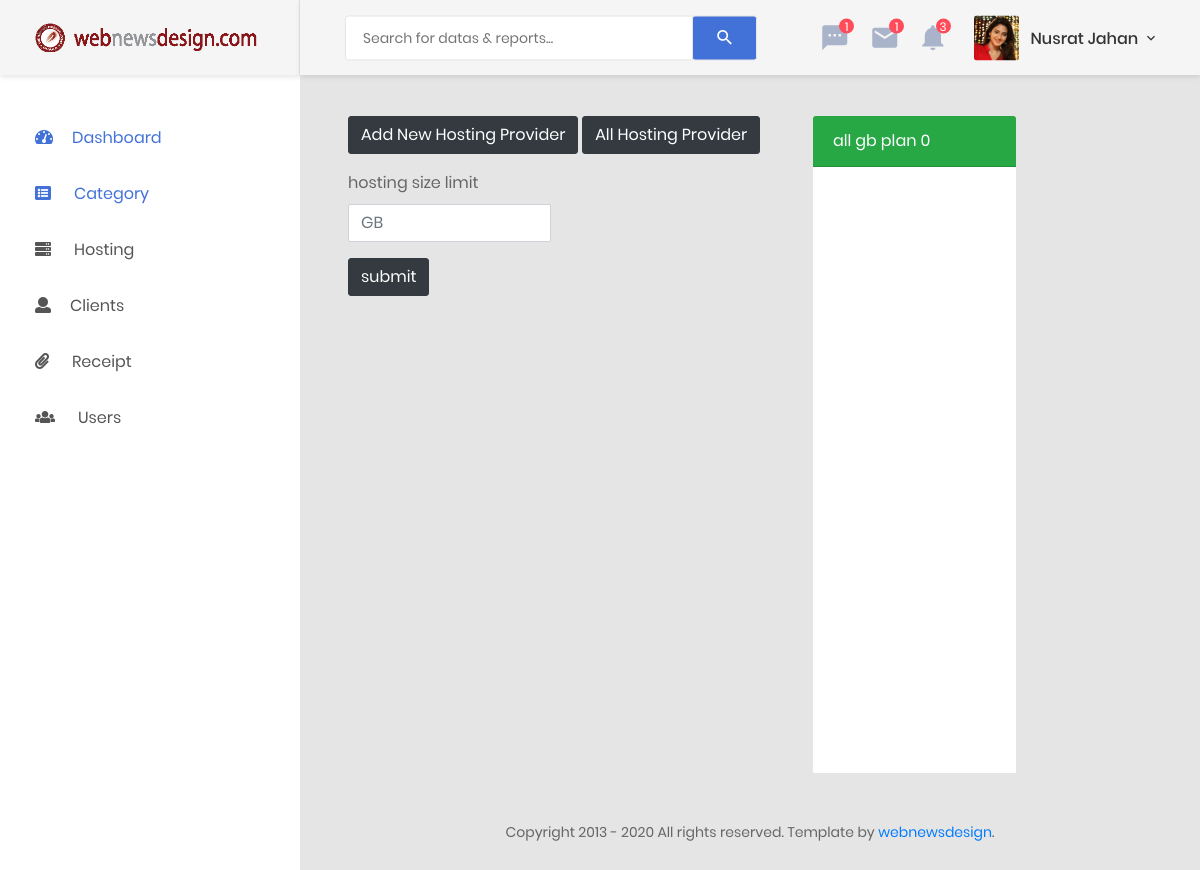
/hosting-size.php, run on an earlier commit of the app's database.
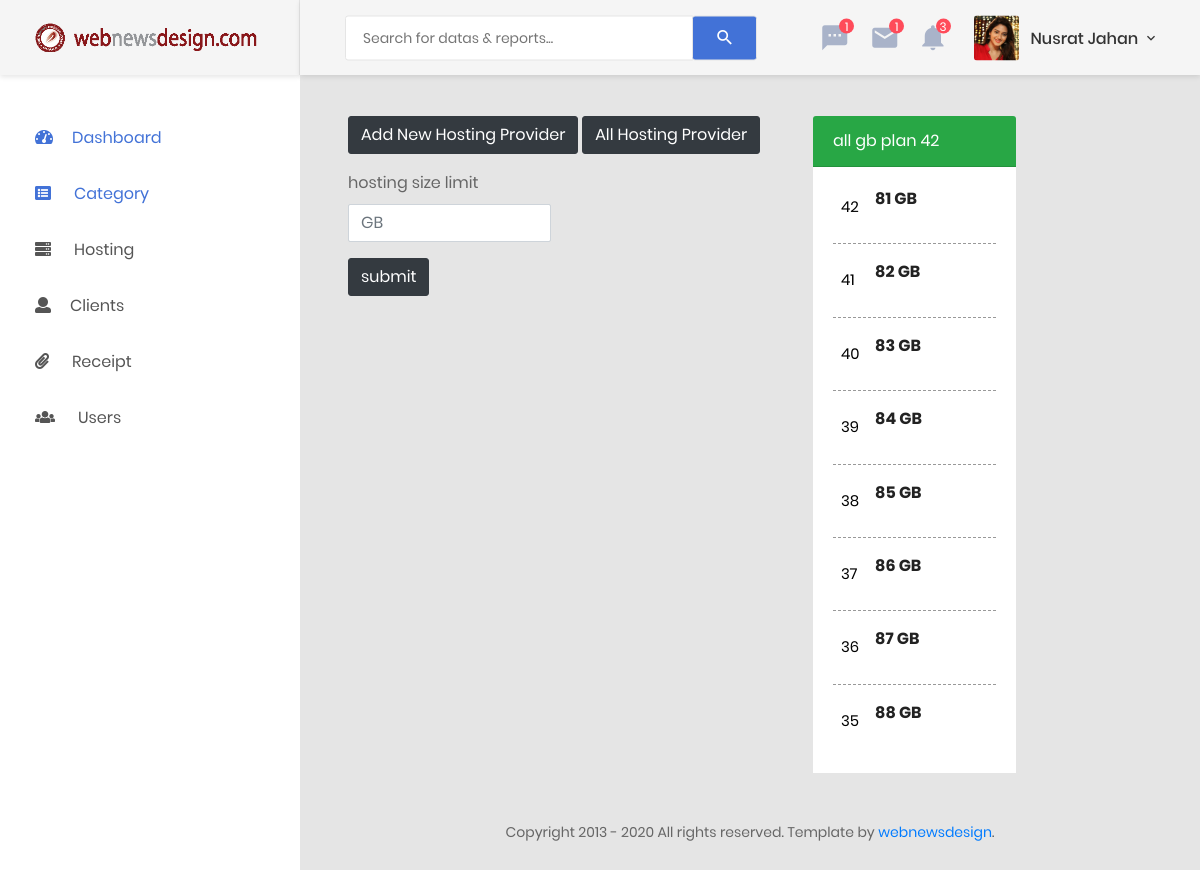
And on a later commit of the database.
### tables this page shows
CREATE TABLE `users` (
  `id` int(11) NOT NULL,
  `useremail` text NOT NULL,
  `password` varchar(100) NOT NULL,
  `yourname` varchar(100) NOT NULL,
  `photo` text NOT NULL
);

CREATE TABLE `hostingsize` (
  `id` int(11) NOT NULL,
  `hostingsizelimit` int(10) NOT NULL
);

### hosting-size.php (the view)
<?php
    include('header.php');
?>
<div class="main-content">
    <div class="row">
        <div class="col-md-6 ml-5">
            <?php include('add_hosting_provider.php') ?>
            <form action="insert-hosting-size.php" method="POST" enctype="multipart/form-data">
                <div class="row">
                    <div class="col-md-6">
                        <div class="form-group">
                            <label for="hostingsizelimit"> hosting size limit </label>
                            <input type="number" name="hostingsizelimit" id="hostingsizelimit" class="form-control" placeholder="GB" autofocus required="">
                        </div>
                    </div>
                </div>
                <input type="submit" value="submit" name ="submit" class="btn btn-dark">
            </form>
        </div>
        <?php
		    $sql ="SELECT count(id) as total FROM hostingsize ORDER BY id DESC ";
		    $result = $conn->query($sql);
		    $rows = mysqli_fetch_assoc($result);
		?>
		<div class="col-md-3">
		    <div class="card-header bg-success text-white">
		        <p> all gb plan <?php echo $rows['total'];?>  </p>
		    </div>
		    <div class="card-body bg-white">
		        <nav class="all-client">
		            <?php
		                $sql ="SELECT * FROM hostingsize ORDER BY id DESC ";
		                $result = $conn->query($sql);
		            ?>
		            <?php while ($rows = mysqli_fetch_assoc($result)) { ?>
		                <li>
		                  <a href="edit-hosting-size.php?id=<?php echo $rows['id'];?>">
		                      <span class="row p-0 m-0">
		                          <span class="col-md-2 p-2 m-0 sl">
		                              <p> <?php echo $rows['id']; ?> </p>
		                          </span>
		                          <div class="col-md-8 client-name">
		                              <h2> <?php echo $rows['hostingsizelimit'] .' GB' ; ?> </h2>
		                          </div>
		                      </span>
		                  </a>
		              </li>
		             <?php } ?>
		        </nav>
		    </div>
		</div>
    </div>
</div>
<?php
    include('footer.php');
?>

### head.php (shortened to what this page needs)
<!DOCTYPE html>
<html lang="en">
<head>
    <link href="css/font-face.css" rel="stylesheet" media="all">
    <link href="vendor/font-awesome-4.7/css/font-awesome.min.css" rel="stylesheet" media="all">
    <link href="vendor/font-awesome-5/css/fontawesome-all.min.css" rel="stylesheet" media="all">
    <link href="vendor/mdi-font/css/material-design-iconic-font.min.css" rel="stylesheet" media="all">
    <link href="vendor/bootstrap-4.1/bootstrap.min.css" rel="stylesheet" media="all">
    <link href="vendor/animsition/animsition.min.css" rel="stylesheet" media="all">
    <link href="vendor/bootstrap-progressbar/bootstrap-progressbar-3.3.4.min.css" rel="stylesheet" media="all">
    <link href="vendor/wow/animate.css" rel="stylesheet" media="all">
    <link href="vendor/css-hamburgers/hamburgers.min.css" rel="stylesheet" media="all">
    <link href="vendor/slick/slick.css" rel="stylesheet" media="all">
    <link href="vendor/select2/select2.min.css" rel="stylesheet" media="all">
    <link href="vendor/perfect-scrollbar/perfect-scrollbar.css" rel="stylesheet" media="all">
    <link href="css/theme.css" rel="stylesheet" media="all">
    <link rel="stylesheet" href="style.css">
</head>

### header.php (shortened to what this page needs)
<?php
    include('connect.php');
?>
<?php
    include('head.php');
?>
<body>
    <div class="page-wrapper">
        <?php include('dashboard_navbar.php'); ?>
        <div class="page-container">
            <header class="header-desktop">
                <div class="section__content section__content--p30">
                    <div class="container-fluid">
                        <div class="header-wrap">
                            <form class="form-header" action="" method="POST">
                                <input class="au-input au-input--xl" type="text" name="search" placeholder="Search for datas &amp; reports..." />
                                <button class="au-btn--submit" type="submit">
                                    <i class="zmdi zmdi-search"></i>
                                </button>
                            </form>
                            <div class="header-button">
                                <div class="noti-wrap">
                                    <div class="noti__item js-item-menu">
                                        <i class="zmdi zmdi-comment-more"></i>
                                        <span class="quantity">1</span>
                                    </div>
                                    <div class="noti__item js-item-menu">
                                        <i class="zmdi zmdi-email"></i>
                                        <span class="quantity">1</span>
                                    </div>
                                    <div class="noti__item js-item-menu">
                                        <i class="zmdi zmdi-notifications"></i>
                                        <span class="quantity">3</span>
                                    </div>
                                </div>
                                <?php
                                    $sql = "SELECT * FROM users";
                                    $results = $conn->query($sql);
                                    $rows = mysqli_fetch_assoc($results);
                                ?>
                                        <div class="account-wrap">
                                            <div class="account-item clearfix js-item-menu">
                                                <div class="image">
                                                    <img src="<?php echo $rows['photo'];?>" alt="<?php echo $rows['useremail'];?>" />
                                                </div>
                                                <div class="content">
                                                    <a class="js-acc-btn" href="#"> <?php echo $rows['yourname'];?> </a>
                                                </div>
                                            </div>
                                        </div>
                            </div>
                        </div>
                    </div>
                </div>
            </header>

### dashboard_navbar.php (shortened to what this page needs)
<aside class="menu-sidebar d-none d-lg-block">
    <div class="logo">
        <a href="dashboard.php">
            <img src="images/icon/logo.png" alt="Cool Admin" />
        </a>
    </div>
    <div class="menu-sidebar__content js-scrollbar1">
        <nav class="navbar-sidebar">
            <ul class="list-unstyled navbar__list">
                <li class="active has-sub">
                    <a class="js-arrow" href="#">
                        <i class="fas fa-tachometer-alt"></i>Dashboard
                    </a>
                </li>
                <ul class="list-unstyled navbar__list">
                    <li class="active has-sub">
                            <a href="#" class="js-arrow">
                                <i class="fa fa-list-alt" aria-hidden="true"></i> Category
                            </a>
                    </li>
                </ul>
                <li>
                    <a href="#" class="js-arrow">
                        <i class="fa fa-server" aria-hidden="true"></i> Hosting
                    </a>
                </li>
                <li>
                    <a href="#" class="js-arrow">
                        <i class="fas fa-user"></i>Clients
                    </a>
                </li>
                <li>
                    <a href="receipt.php">
                         <i class="fa fa-paperclip" aria-hidden="true"></i>  Receipt
                    </a>
                </li>
                <li>
                    <a href="users.php">
                         <i class="fa fa-users" aria-hidden="true"></i> Users
                    </a>
                </li>
            </ul>
        </nav>
    </div>
</aside>

### add_hosting_provider.php
<div class="form-group">
	<div class="two_buttons">
	    <a href="add-hosting-provider.php" class="btn btn-dark"> Add New Hosting Provider </a>
	    <a href="all-hosting-provider-page.php" class="btn btn-dark"> All Hosting Provider </a>
	</div>
</div>

### footer.php (shortened to what this page needs)
<div class="row">
                            <div class="col-md-12">
                                <div class="copyright">
                                    <p>Copyright 2013 - <?php echo date('Y')?> All rights reserved. Template by <a href="https://webnewsdesign.com" target="_blank">webnewsdesign</a>.</p>
                                </div>
                            </div>
                        </div>
                    </div>
                </div>
</body>
</html>

### style.css (style rules this page uses)
* { padding: 0; margin: 0; }
nav.all-client { height: 566px; overflow-y: auto; }
nav.all-client li { list-style: none; border-bottom: 1px dashed #999; padding: 1rem 0; }
.client-name h2 { font-size: 1rem; line-height: 150%; color: #222222; display: block; padding-bottom: .25rem; }
nav.all-client li a { display: block; }
img { max-width: 100%; }
span.col-md-2.p-2.m-0.sl p { font-size: 15px; color: #000; }
nav.all-client li:first-child { padding-top: 0; }
body, html { margin: 0; padding: 0; height: 100%; background: #60a3bc !important; }

What changed in the data, as far as the page shows it:
added hostingsize: id "42", hostingsizelimit "81"
added hostingsize: id "41", hostingsizelimit "82"
added hostingsize: id "40", hostingsizelimit "83"
added hostingsize: id "39", hostingsizelimit "84"
added hostingsize: id "38", hostingsizelimit "85"
added hostingsize: id "37", hostingsizelimit "86"
added hostingsize: id "36", hostingsizelimit "87"
added hostingsize: id "35", hostingsizelimit "88"
Also different on the page:
$rows['total']: "0" → "42"
